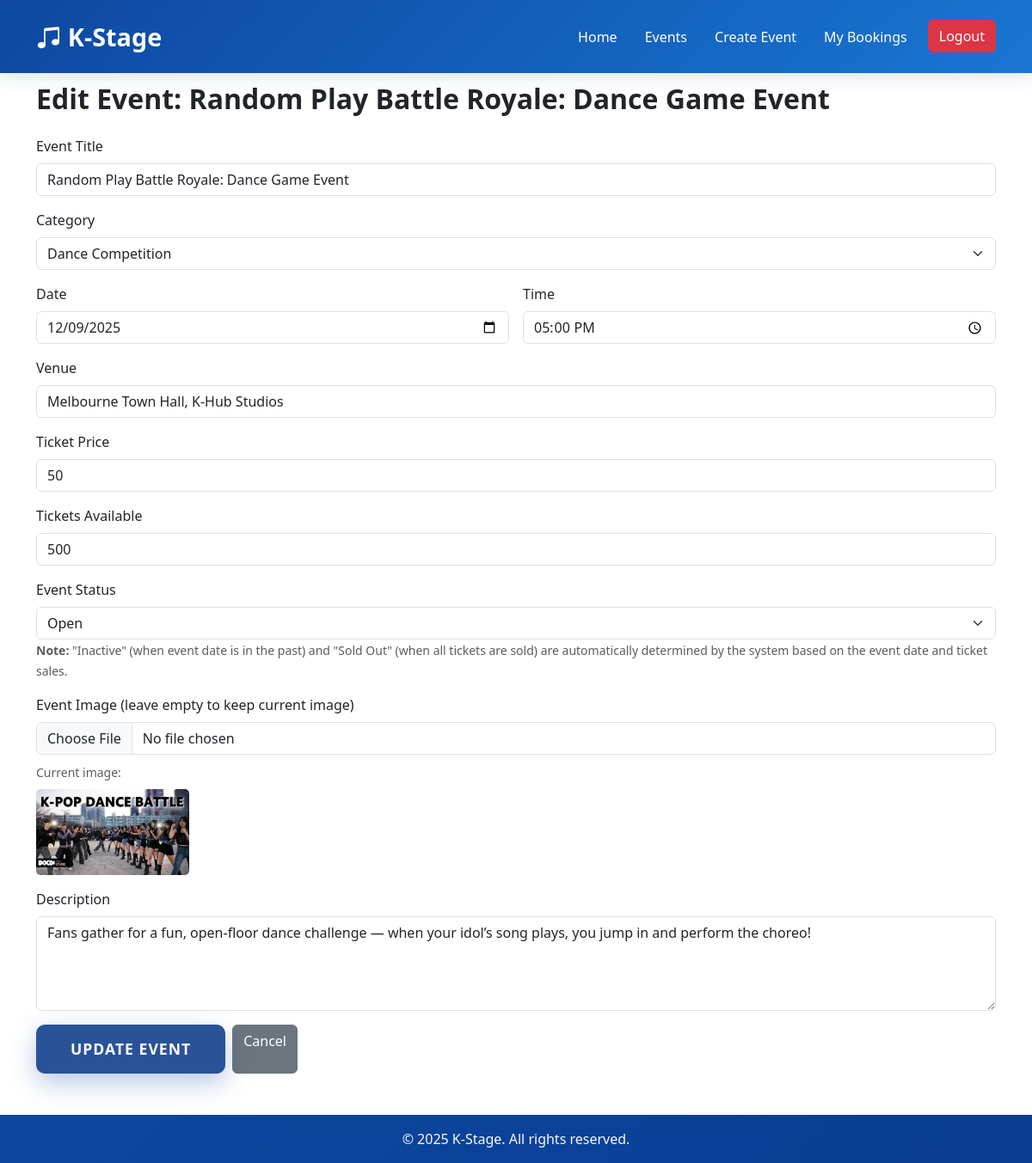
Page /events/9/edit (signed in) on the committed database.
### KStage/models.py (models this page shows)
class Event(db.Model):
    id = db.Column(db.Integer, primary_key=True)
    title = db.Column(db.String(160), nullable=False)
    category = db.Column(db.String(80), nullable=False)
    description = db.Column(db.Text, nullable=False)
    date = db.Column(db.Date, nullable=False)
    time=db.Column(db.Time, nullable=False)
    location = db.Column(db.String(160), nullable=False)
    total_tickets = db.Column(db.Integer, default=0, nullable=False)
    sold_tickets  = db.Column(db.Integer, default=0, nullable=False)
    ticket_price = db.Column(db.Integer, nullable=False)
    is_cancelled  = db.Column(db.Boolean, default=False)
    image_path    = db.Column(db.String(255))
    owner_id      = db.Column(db.Integer, db.ForeignKey('user.id'))
    comments = db.relationship('Comment', backref='event', cascade='all, delete-orphan', lazy='dynamic')
    def status(self):
        if self.is_cancelled: return "Cancelled"
        if self.date < datetime.now().date(): return "Inactive"
        if self.sold_tickets >= self.total_tickets: return "Sold Out"
        return "Open"

### KStage/views.py (the view, shortened to what this page needs)
@main_bp.route('/events/<int:event_id>/edit', methods=['GET', 'POST'])
@login_required
def edit_event(event_id: int):
    event = Event.query.get_or_404(event_id)
    if not current_user.is_authenticated or current_user.id != event.owner_id:
        flash("You don't have permission to edit this event.", "danger")
        return redirect(url_for('main.event_detail', event_id=event.id))
    form = EditEventForm()
    if request.method == 'GET':
        form.title.data = event.title
        form.category.data = event.category
        form.description.data = event.description
        form.date.data = event.date
        form.time.data = event.time
        form.location.data = event.location
        form.total_tickets.data = event.total_tickets
        form.price.data = event.ticket_price
        current_status = event.status()
        if current_status in ['Open', 'Cancelled']:
            form.status.data = current_status
        else:
            form.status.data = 'Open'
    if request.method == 'POST':
        for field, errors in form.errors.items():
            for error in errors:
                flash(f'{field}: {error}', 'danger')
    return render_template('edit-event.html', form=form, event=event)

### KStage/template/edit-event.html (shortened to what this page needs)
<!DOCTYPE html>
<html lang="en">
<head>
  <link href="https://cdnjs.cloudflare.com/ajax/libs/bootstrap/5.3.2/css/bootstrap.min.css" rel="stylesheet">
  <link href="https://cdnjs.cloudflare.com/ajax/libs/bootstrap-icons/1.11.1/font/bootstrap-icons.min.css" rel="stylesheet">
  <link href="{{ url_for('static', filename='style/style.css') }}" rel="stylesheet">
</head>
<body>
  <nav class="navbar navbar-expand-lg fixed-top">
    <div class="container">
      <a class="navbar-brand" href="{{url_for('main.index')}}">
        <i class="bi bi-music-note-beamed me-2"></i>K-Stage
      </a>
      <div class="collapse navbar-collapse" id="navbarNav">
        <ul class="navbar-nav ms-auto">
          <li class="nav-item"><a class="nav-link" href="{{url_for('main.index')}}">Home</a></li>
          <li class="nav-item"><a class="nav-link" href="{{url_for('main.events')}}">Events</a></li>
          <li class="nav-item"><a class="nav-link" href="{{url_for('main.create_event')}}">Create Event</a></li>
          <li class="nav-item"><a class="nav-link" href="{{url_for('main.booking_history')}}">My Bookings</a></li>
          {% if current_user.is_authenticated %}
            <li class="nav-item ms-2">
              <a class="btn btn-danger" href="{{ url_for('auth.logout') }}">Logout</a>
            </li>
          {% else %}
            <li class="nav-item"><a class="nav-link" href="{{ url_for('auth.login') }}">Login</a></li>
            <li class="nav-item"><a class="nav-link" href="{{ url_for('auth.register') }}">Register</a></li>
          {% endif %}
        </ul>
      </div>
    </div>
  </nav>
  <section class="container py-5 mt-5">
    <h2 class="fw-bold mb-4">Edit Event: {{ event.title }}</h2>
    <form method="POST" action="{{ url_for('main.edit_event', event_id=event.id) }}" enctype="multipart/form-data">
      <div class="mb-3">
        <label for="{{ form.title.id }}" class="form-label">{{ form.title.label.text }}</label>
        {{ form.title(class="form-control") }}
      </div>
      <div class="mb-3">
        <label for="{{ form.category.id }}" class="form-label">{{ form.category.label.text }}</label>
        {{ form.category(class="form-select") }}
      </div>
      <div class="row g-3">
        <div class="col-md-6">
          <label for="{{ form.date.id }}" class="form-label">{{ form.date.label.text }}</label>
          {{ form.date(class="form-control") }}
        </div>
        <div class="col-md-6">
          <label for="{{ form.time.id }}" class="form-label">{{ form.time.label.text }}</label>
          {{ form.time(class="form-control") }}
        </div>
      </div>
      <div class="mb-3 mt-3">
        <label for="{{ form.location.id }}" class="form-label">{{ form.location.label.text }}</label>
        {{ form.location(class="form-control") }}
      </div>
      <div class="mb-3">
        <label for="{{ form.price.id }}" class="form-label">{{ form.price.label.text }}</label>
        {{ form.price(class="form-control") }}
      </div>
      <div class="mb-3">
        <label for="{{ form.total_tickets.id }}" class="form-label">{{ form.total_tickets.label.text }}</label>
        {{ form.total_tickets(class="form-control") }}
      </div>
      <div class="mb-3">
        <label for="{{ form.status.id }}" class="form-label">{{ form.status.label.text }}</label>
        {{ form.status(class="form-select") }}
        <small class="form-text text-muted">
          <strong>Note:</strong> "Inactive" (when event date is in the past) and "Sold Out" (when all tickets are sold) are automatically determined by the system based on the event date and ticket sales.
        </small>
      </div>
      <div class="mb-3">
        <label for="{{ form.image_path.id }}" class="form-label">{{ form.image_path.label.text }}</label>
        {{ form.image_path(class="form-control") }}
        {% if event.image_path %}
          <div class="mt-2">
            <small class="text-muted">Current image:</small><br>
            <img src="{{ url_for('static', filename=event.image_path) }}" alt="Current event image" style="max-height: 100px; border-radius: 5px;" class="mt-2">
          </div>
        {% endif %}
      </div>
      <div class="mb-3">
        <label for="{{ form.description.id }}" class="form-label">{{ form.description.label.text }}</label>
        {{ form.description(class="form-control", rows="4") }}
      </div>
      <div class="d-flex gap-2">
        {{ form.submit(class="btn btn-primary") }}
        <a href="{{ url_for('main.event_detail', event_id=event.id) }}" class="btn btn-secondary">Cancel</a>
      </div>
    </form>
  </section>
  <footer class="bg-dark text-light text-center py-3">
    <p class="mb-0">&copy; 2025 K-Stage. All rights reserved.</p>
  </footer>
</body>
</html>

### KStage/static/style/style.css (style rules this page uses)
:root { --primary-blue: #0d47a1; --secondary-blue: #1976d2; --light-blue: #e3f2fd; --accent-blue: #90caf9; --dark-text: #2c3e50; --light-text: #7f8c8d; }
.navbar { background: linear-gradient(135deg, var(--primary-blue), var(--secondary-blue)); backdrop-filter: blur(10px); box-shadow: 0 4px 20px rgba(13, 71, 161, 0.15); transition: all 0.3s ease; padding: 1rem 0; }
.navbar-brand { font-weight: 700; font-size: 1.8rem; color: white !important; text-decoration: none; transition: all 0.3s ease; }
.nav-link { color: white !important; font-weight: 500; padding: 0.5rem 1rem !important; border-radius: 25px; transition: all 0.3s ease; position: relative; }
.btn-primary { background: linear-gradient(135deg, var(--secondary-blue), var(--primary-blue)); border: none; border-radius: 50px; padding: 15px 40px; font-weight: 600; font-size: 1.1rem; text-transform: uppercase; letter-spacing: 1px; transition: all 0.4s ease; box-shadow: 0 10px 30px rgba(13, 71, 161, 0.3); position: relative; overflow: hidden; }
.btn-primary::before { content: ''; position: absolute; top: 0; left: -100%; width: 100%; height: 100%; background: linear-gradient(90deg, transparent, rgba(255,255,255,0.2), transparent); transition: left 0.5s; }
footer { background: linear-gradient(135deg, var(--primary-blue), #0a3d91); color: #f8f9fa; padding: 60px 0 30px; position: relative; }
.btn-primary { background: #2a5298; border: none; border-radius: 10px; transition: all 0.3s ease; }

### rows in the picture
Event: title "Random Play Battle Royale: Dance Game Event", category "Dance Competition", date "12/09/2025", time "17:00", location "Melbourne Town Hall, K-Hub Studios", total_tickets "500", image_path (picture), description "Fans gather for a fun, open-floor dance challenge — when your idol’s song plays, you jump in and perform the choreo!"
